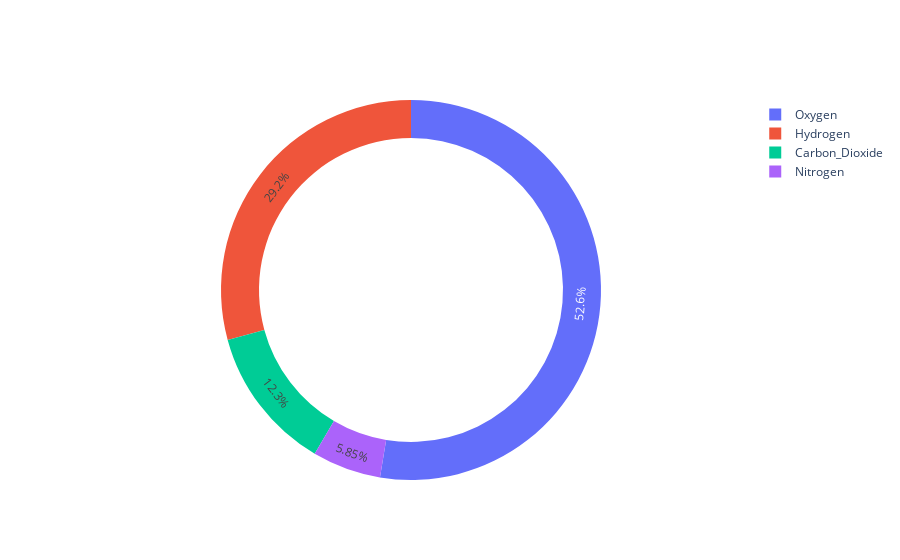

Notebook cell for this chart:
### Code cell
labels = ['Oxygen','Hydrogen','Carbon_Dioxide','Nitrogen']
values = [4500, 2500, 1053, 500]

# Use `hole` to create a donut-like pie chart
fig = go.Figure(data=[go.Pie(labels=labels, values=values, hole=.8)])
fig.show()

### Figure 1 — Plotly figure (JSON) as saved in the notebook; plotly's stock layout.template omitted (floating-point values rounded to 4 significant figures)
{"data": [{"hole": 0.8, "labels": ["Oxygen", "Hydrogen", "Carbon_Dioxide", "Nitrogen"], "type": "pie", "values": [4500, 2500, 1053, 500]}], "layout": {}}
